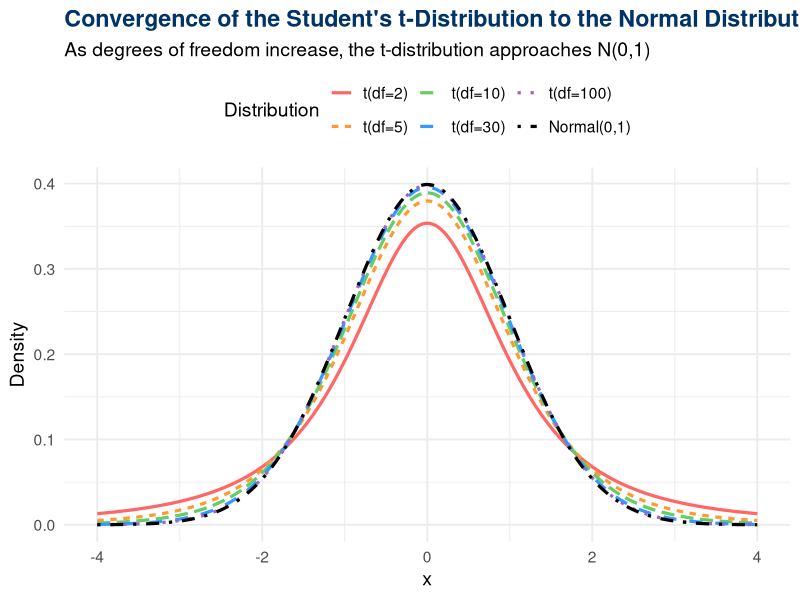

This chart was generated by the following R code:
## ---- chunk 1
# Load required package
library(ggplot2)

# Define a sequence of x-values
x <- seq(-4, 4, length.out = 400)

# Define degrees of freedom for multiple t-distributions
dfs <- c(2, 5, 10, 30, 100)

# Create a data frame for plotting
df_data <- data.frame(
  x = rep(x, times = length(dfs) + 1),
  density = c(sapply(dfs, function(df) dt(x, df)), dnorm(x)),
  Distribution = factor(rep(c(paste0("t(df=", dfs, ")"), "Normal(0,1)"), each = length(x)),
                        levels = c(paste0("t(df=", dfs, ")"), "Normal(0,1)"))
)

# Plot the t-distributions and the normal distribution
ggplot(df_data, aes(x = x, y = density, color = Distribution, linetype = Distribution)) +
  geom_line(size = 1.1) +
  scale_color_manual(values = c("#FF6666", "#FF9933", "#66CC66", "#3399FF", "#9966CC", "black")) +
  labs(
    title = "Convergence of the Student's t-Distribution to the Normal Distribution",
    subtitle = "As degrees of freedom increase, the t-distribution approaches N(0,1)",
    x = "x",
    y = "Density"
  ) +
  theme_minimal(base_size = 14) +
  theme(
    plot.title = element_text(face = "bold", color = "#003366"),
    legend.position = "top"
  )
